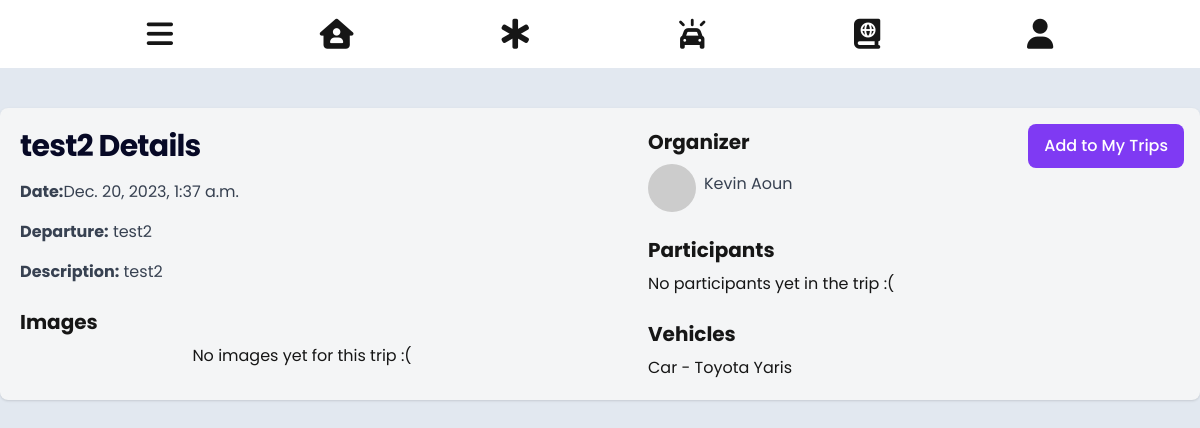
Screenshot of /tripDetails/T230003/ with the database file from the repository.
### core/models.py (models this page shows, shortened)
class Trip(models.Model):
    id_prefix = "T"
    image = models.ImageField(blank=True, null=True)
    name = models.CharField(max_length=200, null=True)
    tripID = models.CharField(max_length=500, blank=True, primary_key=True)
    userID = models.ForeignKey(Person, on_delete=models.CASCADE)
    orgID = models.ForeignKey('Organization', on_delete=models.CASCADE, blank=True, null=True)
    plateNb = models.ForeignKey('Vehicle', on_delete=models.CASCADE)
    rideDate = models.DateTimeField()
    description = models.TextField(null=True)
    nbParticipants = models.PositiveIntegerField()
    departure = models.CharField(max_length=255)
    isCompleted = models.BooleanField(default=False)
    isFeatured = models.BooleanField(default=False)
    isBookmarked = models.BooleanField(default=False)
    participants = models.ManyToManyField('Person', default='', blank=True, related_name='participants')

class Person(models.Model):
    id_prefix = 'P'
    user = models.OneToOneField(settings.AUTH_USER_MODEL, on_delete=models.CASCADE)
    personID = models.CharField(max_length=50, blank=True, primary_key=True)
    gender = models.CharField(max_length=100,choices=GENDER_CHOICES)
    image = models.ImageField(upload_to='person_images/', blank=True)
    dob = models.DateField()

class Vehicle(models.Model):
    plateNb = models.CharField(max_length=500, blank=True, primary_key=True)
    userID = models.ForeignKey(Person, on_delete=models.CASCADE)
    model = models.CharField(max_length=255)
    make = models.CharField(max_length=255)
    color = models.CharField(max_length=255)
    nbSeats = models.PositiveIntegerField()

### core/views.py (the view)
# urls.py: path('tripDetails/<str:trip_id>/', views.trip_details, name="tripDetails"),
def trip_details(request, trip_id):
    trip = get_object_or_404(Trip, tripID=trip_id)
    participants = trip.participants.all()
    context = {
    'trip' : trip,
    'participants' : participants
    }
    return render(request, 'tripDetails.html', context)

### core/templates/tripDetails.html (shortened to what this page needs)
{% extends 'core.html' %}
{% block tripdetails_content%}
<section class="bg-slate-200 h-screen w-screen">
    <div class="flex flex-col items-center justify-center mx-auto">
    <div class="w-full max-w-7xl h-3/4 bg-light rounded-lg shadow p-5 grid grid-cols-1 md:grid-cols-2 gap-8 mx-4 mt-10 relative">
        <div>
            <h1 class="text-2xl font-bold leading-tight tracking-tight md:text-3xl color-primary mb-4">
                {{trip.name}} Details
            </h1>
            <p class="text-gray-700 mb-4"><span class="font-bold">Date:</span>{{trip.rideDate}}</p>
            <p class="text-gray-700 mb-4"><span class="font-bold">Departure:</span> {{trip.departure}}</p>
            <p class="text-gray-700 mb-4"><span class="font-bold">Description:</span> {{trip.description}}</p>
            <h2 class="text-xl font-bold mb-2 mt-6">Images</h2>
            <div class="flex justify-center space-x-2">
                {% if trip.image %}
                <img class="w-50 h-50 object-cover object-center rounded" src="{{trip.image.url}}" alt="Trip Image 3">
                {% else %}
                No images yet for this trip :(
                {% endif %}
            </div>
        </div>
        <div class="mx-8">
            {% if trip.userID != request.user.person %}
            <button class="bg-sec hover:bg-primary text-white font-medium rounded-lg px-4 py-2.5 absolute top-4 right-4 focus:outline-none focus:ring-4 focus:ring-primary-300">
                <a href="{% url 'myTrips'%}">Add to My Trips</a>
            </button>
            {% else %}
            <button class="bg-sec hover:bg-primary text-white font-medium rounded-lg px-4 py-2.5 absolute top-4 right-4 focus:outline-none focus:ring-4 focus:ring-primary-300">
                <a href="{% url 'myTrips'%}">Share Ride</a>
            </button>
            {% endif %}
            <h2 class="text-xl font-bold mb-2">Organizer</h2>
            <div class="flex items-center space-x-2">
                <img class="w-12 h-12 object-cover rounded-full" src="https://via.placeholder.com/50" alt="Organizer">
                <p class="text-gray-700 mb-2"><a href="#">{{trip.userID.user.first_name}} {{trip.userID.user.last_name}}</a></p>
            </div>
            <h2 class="text-xl font-bold mb-2 mt-6">Participants</h2>
            <div class="space-y-8">
                {% if participants %}
                {% for participant in participants %}
                <div class="flex items-center space-x-2">
                    <img class="w-12 h-12 object-cover rounded-full" src="https://via.placeholder.com/50" alt="Participant 1">
                    <p class="text-gray-700 mt-1"><a href="#">{{participant.person.user.first_name}} {{participant.person.user.last_name}}</a></p>
                </div>
                {%endfor%}
                {% else %}
                No participants yet in the trip :(
                {% endif %}
            </div>
            <h2 class="text-xl font-bold mb-2 mt-6">Vehicles</h2>
            <ul class="list-none pl-0">
                <li>Car - {{trip.plateNb.make}} {{trip.plateNb.model}}</li>
            </ul>
        </div>
    </div>
</div>
</section>
{%endblock%}

### rows the page displays
Trip: name "test2", rideDate "Dec. 20, 2023, 1:37 a.m.", departure "test2", description "test2", userID.user.first_name "Kevin", userID.user.last_name "Aoun", plateNb.make "Toyota", plateNb.model "Yaris"
